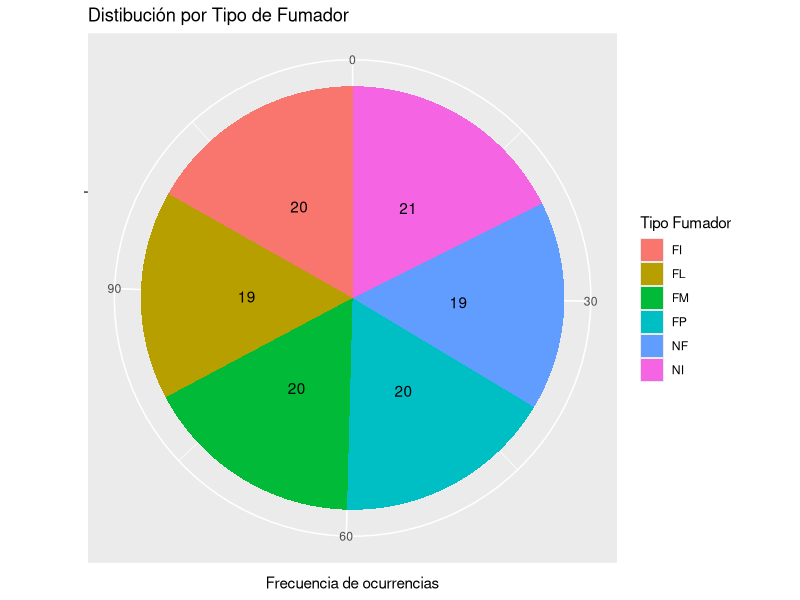
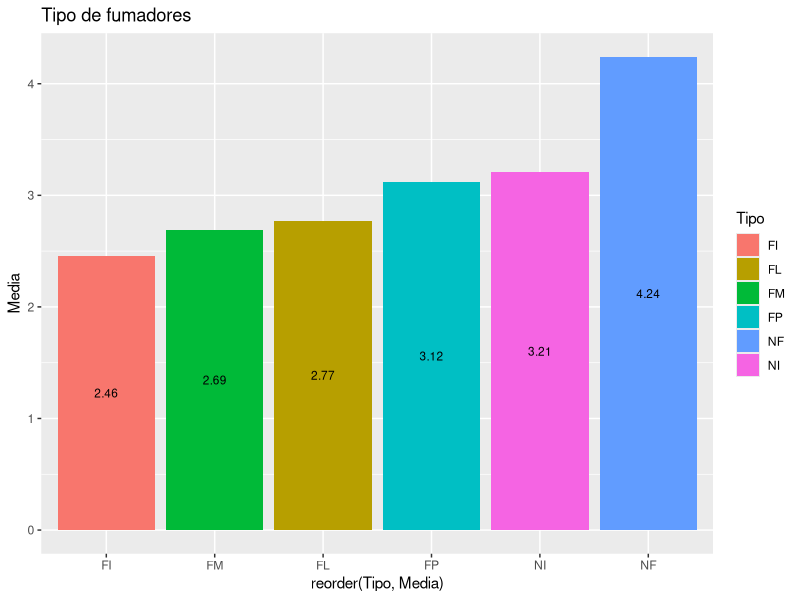
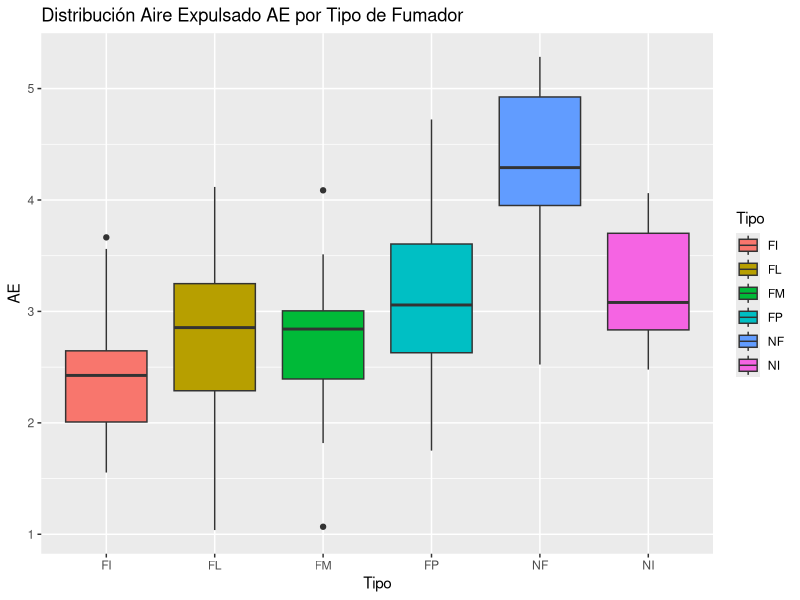
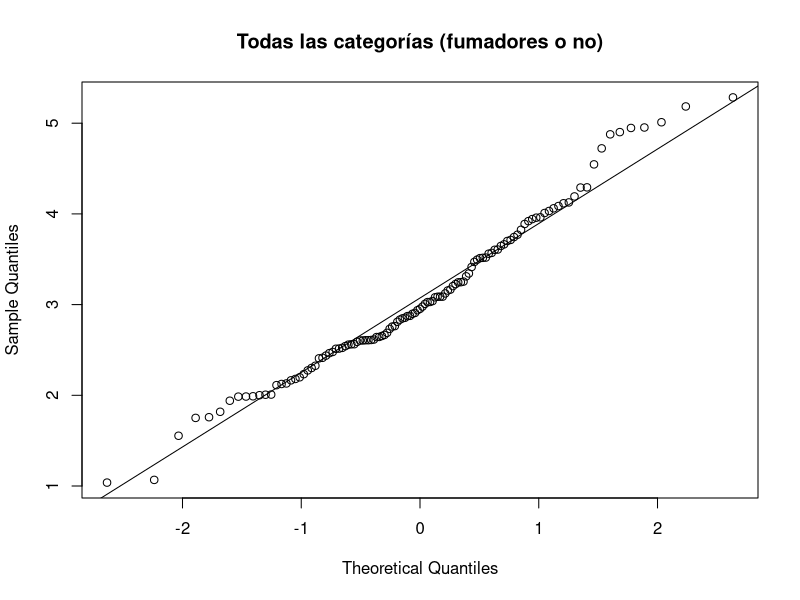
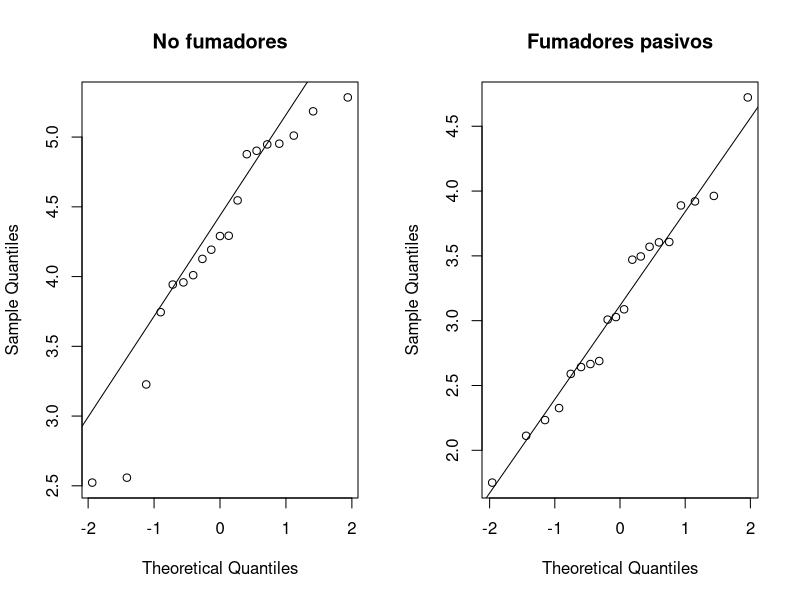
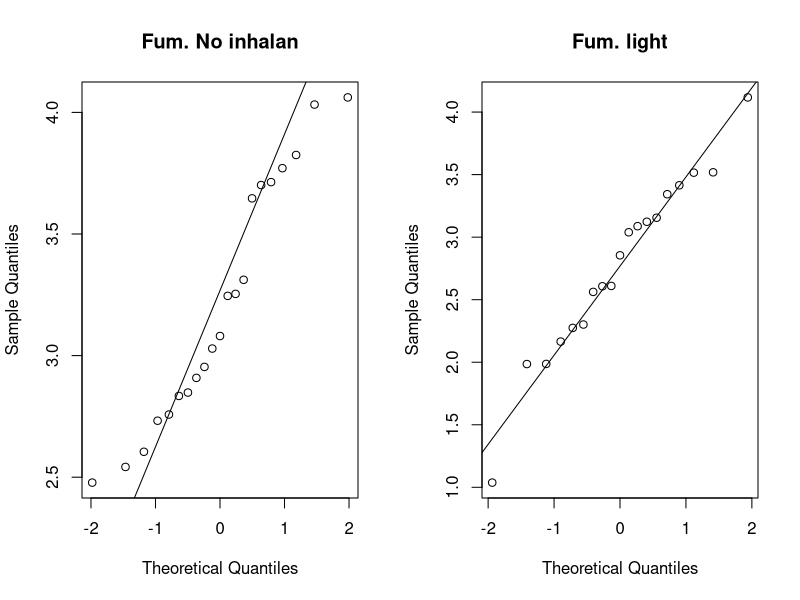
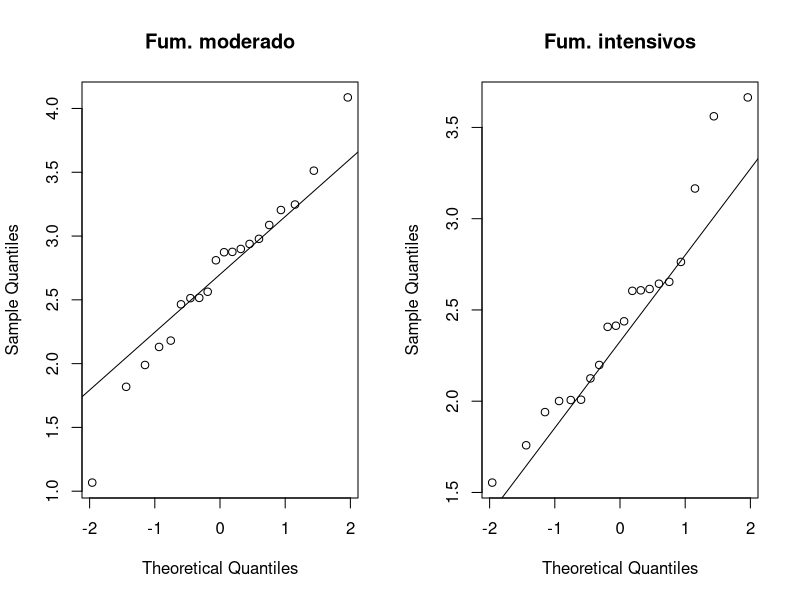
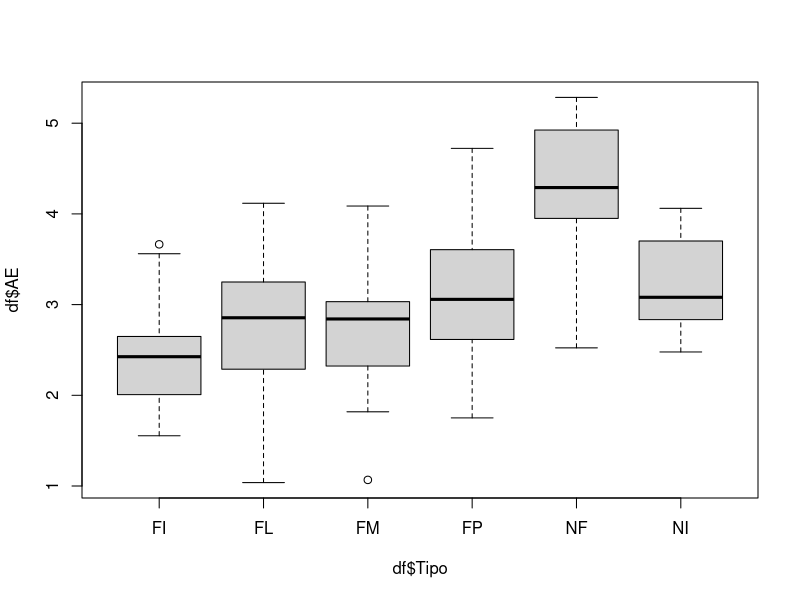

Write R code to recreate these figures, in order.
## ---- chunk 1
knitr::opts_chunk$set(echo = TRUE)
## ---- chunk 2
library(knitr)
## ---- chunk 3
df <- read.csv("data/Fumadores.csv")
head(df)
## ---- chunk 4
# Buscando por valores NA
print(unlist(lapply(df, function(x) any(is.na(x)))))

# Reunindo los tipos de variables e imprimindo
res <- sapply(df, class)
kable(data.frame(variables=names(res),clase=as.vector(res)))

summary(df) # se nota (Other) en Tipo, deberíamos tener solo 6 categorías

unique(df$Tipo) # Claramente el problema ha sido detectado - 2 letras minusculas
df <- as.data.frame(sapply(df, toupper))
# Aunque va enseñar solo 2 decimales, R mantiene el número como él era inicialmente
df$AE <- as.numeric(as.character(df$AE))

print(head(df$AE))
str(df)
## ---- chunk 5
kable(summary(df)[,1], # 1 posicion AE
      digits=2, align='l', caption="Estadística descriptiva de la variable AE", col.names = "AE")
## ---- chunk 6
library(ggplot2) # ggplot
category <-  as.data.frame(table(df$Tipo))
category
p <- ggplot(category, aes(x = '', y = Freq, fill = factor(Var1)) ) + geom_bar(width = 1,stat="identity") + coord_polar(theta = "y") +
geom_text(aes(label = Freq), position = position_stack(vjust = 0.5)) + ggtitle("Distibución por Tipo de Fumador")

p + labs(fill = "Tipo Fumador", x ="", y = "Frecuencia de ocurrencias")
###### - distribucion ended ####################

r2 <- setNames(aggregate(df[, c("AE")], list(df$Tipo), mean), c("Tipo", "Media"))
r2 <- r2[order(r2$Media),]
r2

barp <- ggplot(r2, aes(x= reorder(Tipo, Media), y=Media, fill=Tipo, label = format(round(Media, 2), nsmall = 2))) + geom_bar(stat="identity")
barp + ggtitle("Tipo de fumadores") + geom_text(size = 3, position = position_stack(vjust = 0.5))
###### - media por tipo de fumador ended ####################

bp <- ggplot(df, aes(x=Tipo, y=AE, fill=Tipo)) + geom_boxplot()
bp + ggtitle("Distribución Aire Expulsado AE por Tipo de Fumador")
## ---- chunk 7
n <- length(df$AE)
m <- mean(df$AE)

conf.level <- 0.95
z <- qt((1+conf.level)/2, df=n-1)
se <- sd(df$AE)/sqrt(n)
ci <- z * se

range_min <- m - ci
range_max <- m + ci

print(paste("Intervalo de confianza: ", range_min, " hasta ", range_max))

# Confirmando el valor
confirm <- t.test(df$AE, mu=5.0, conf.level = conf.level)
confirm$conf.int
## ---- chunk 8
nrow(df)
no_fumadores <- subset(df, df$Tipo =="NF" | df$Tipo == "FI") # NF - No Fumadores / FP - Fumadores pasivos
fumadores <- subset(df, df$Tipo !="NF" & df$Tipo != "FI")
head(no_fumadores)
tail(no_fumadores)
head(fumadores)
tail(fumadores)

n1 <- length( no_fumadores$AE)
n2 <- length( fumadores$AE)
n1
n2

s1 <- sd( no_fumadores$AE )
s2 <-sd ( fumadores$AE )
s1
s2
## ---- chunk 9
mean1 <- mean( no_fumadores$AE )
mean2 <- mean( fumadores$AE )
mean1
mean2

S <- sqrt( s1^2/n1 + s2^2/n2)
zobs <- (mean1-mean2)/ S
zobs

alfa <- 1-0.95
zcritical <- qnorm( alfa, lower.tail=FALSE )
zcritical

pvalue <- pnorm( abs(zobs), lower.tail=FALSE )
pvalue
## ---- chunk 10
NF <- df[df$Tipo == "NF", c("AE")]
FP <- df[df$Tipo == "FP", c("AE")]
NI <- df[df$Tipo == "NI", c("AE")]
FL <- df[df$Tipo == "FL", c("AE")] 
FM <- df[df$Tipo == "FM", c("AE")] 
FI <- df[df$Tipo == "FI", c("AE")]
sum(length(NF), length(FP), length(NI), length(FL), length(FM),length(FI))

qqnorm(df$AE, main = "Todas las categorías (fumadores o no)")
qqline(df$AE)
par( mfrow=c(1,2))
qqnorm(NF, main = "No fumadores")
qqline(NF)
qqnorm(FP, main = "Fumadores pasivos")
qqline(FP)
qqnorm(NI, main = "Fum. No inhalan")
qqline(NI)
qqnorm(FL, main = "Fum. light")
qqline(FL)
qqnorm(FM, main = "Fum. moderado")
qqline(FM)
qqnorm(FI, main = "Fum. intensivos")
qqline(FI)
par( mfrow=c(1,1))

## ---- chunk 11
test_and_define_if_normal <- function(x) {
  sr <- shapiro.test(x)
  
  #valor de significación = alpha <- 0.05
  print(paste(ifelse(sr$p.value >= alfa, "Distribución Normal", "Distribución no normal"), "- p-value: ", sr$p.value))
}


# Son solamente 6 atributos, si fueran mas estableceria un algoritmo, por ejemplo para aplicar todo de golpe con lappy en un dataset
test_and_define_if_normal(NF)
test_and_define_if_normal(FP)
test_and_define_if_normal(NI)
test_and_define_if_normal(FL)
test_and_define_if_normal(FM)
test_and_define_if_normal(FI)

## ---- chunk 12
boxplot(df$AE~df$Tipo)
bart <- bartlett.test(df$AE~df$Tipo)
bart
